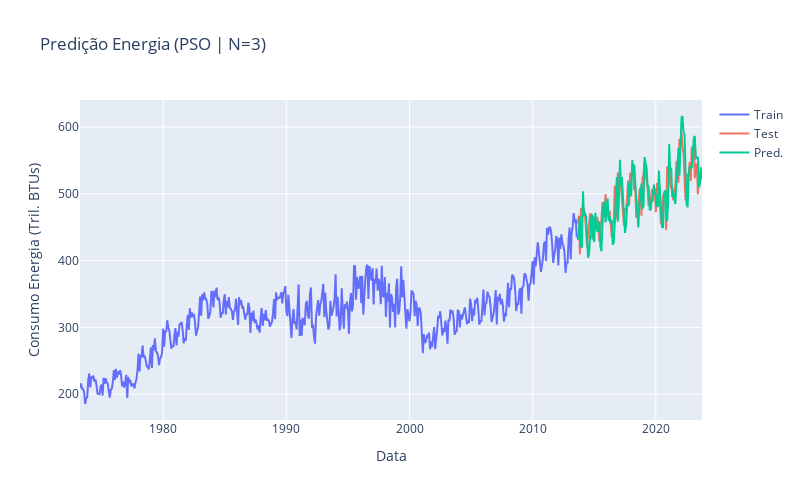

The notebook cell saved with this chart:
### Code cell
"""
Visualizando a predição da Rede com PSO
"""


X_plot_train = pd.DataFrame(X_train, columns=X.columns)
X_plot_train['dt'] = ts_with_lags[ts_with_lags.index < X_plot_train.shape[0]]['dt']
X_plot_train['Total Renewable Energy'] = y_train

X_plot_test = pd.DataFrame(X_test, columns=X.columns)
X_plot_test['dt'] = ts_with_lags[ts_with_lags.index >= X_plot_train.shape[0]]['dt'].reset_index(drop=True)
X_plot_test['Total Renewable Energy'] = y_test.reset_index(drop=True)

fig = go.Figure()
fig.add_trace(go.Scatter(x=X_plot_train['dt'], y=X_plot_train['Total Renewable Energy'], mode='lines', name='Train'))
fig.add_trace(go.Scatter(x=X_plot_test['dt'], y=X_plot_test['Total Renewable Energy'], mode='lines', name='Test', opacity=0.8))
fig.add_trace(go.Scatter(x=X_plot_test['dt'], y=pd.Series(y_pred.flatten()), mode='lines', name='Pred.'))
fig.update_layout(title="Predição Energia (PSO | N=5)", yaxis_title="Consumo Energia (Tril. BTUs)", xaxis_title="Data")
fig.update_layout(width=800, height=500)
fig.show()
